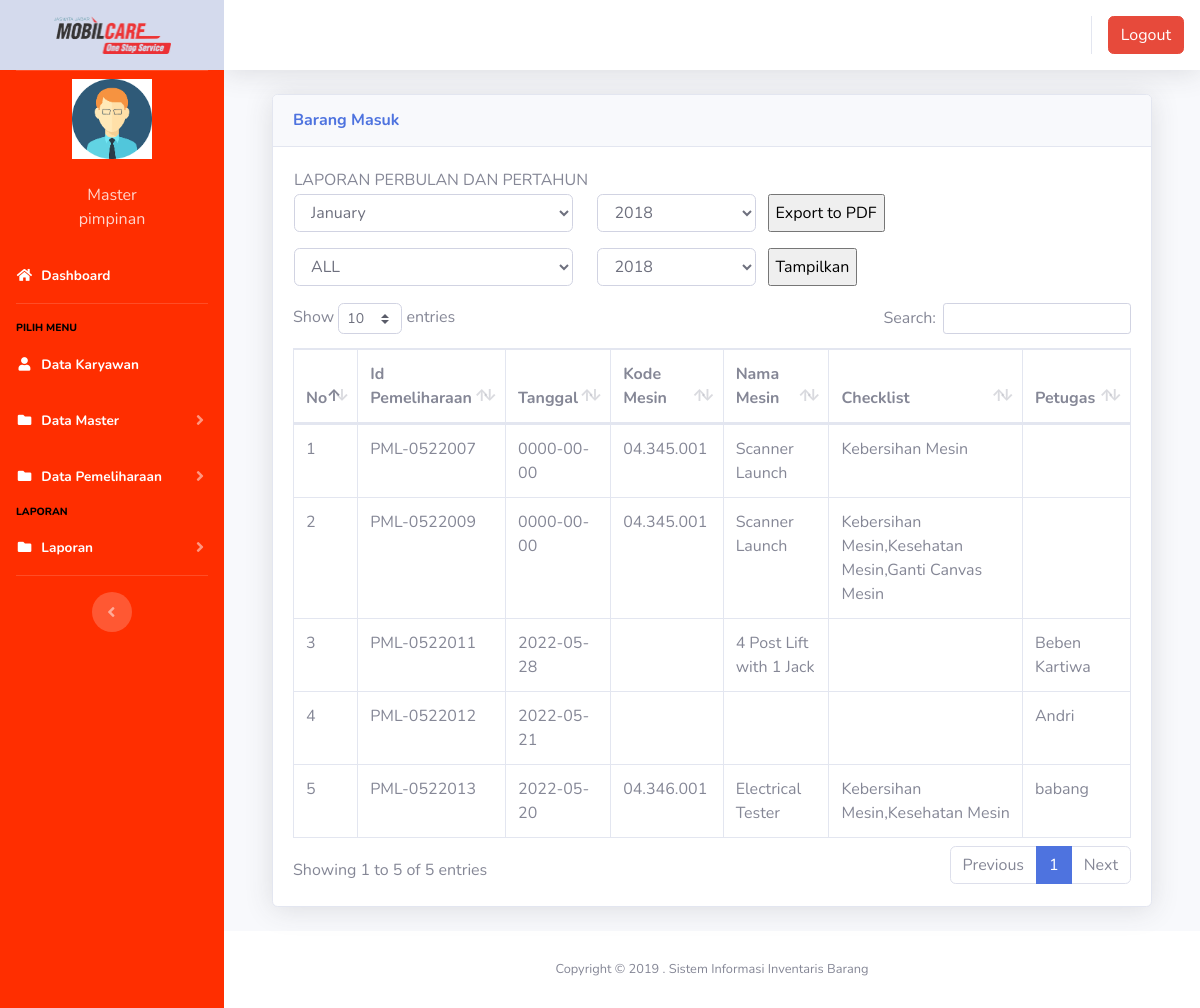
Page /index3.php?page=laporan_barangmasuk (signed in) on the committed database.
### tables this page shows
CREATE TABLE `users` (
  `id` int(11) NOT NULL,
  `nik` varchar(10) NOT NULL,
  `nama` varchar(100) NOT NULL,
  `alamat` varchar(200) NOT NULL,
  `telepon` varchar(100) NOT NULL,
  `username` varchar(100) NOT NULL,
  `password` varchar(100) NOT NULL,
  `jabatan` varchar(25) NOT NULL DEFAULT 'member',
  `foto` varchar(25) NOT NULL
);

CREATE TABLE `pemeliharaan` (
  `id` int(11) NOT NULL,
  `id_pemeliharaan` varchar(100) NOT NULL,
  `tanggal` date NOT NULL,
  `kode_barang` varchar(100) NOT NULL,
  `nama_mesin` varchar(500) NOT NULL,
  `checklist` varchar(500) NOT NULL,
  `catatan` varchar(500) NOT NULL,
  `petugas` varchar(200) NOT NULL,
  `jumlah` int(100) NOT NULL
);

### page/laporan/laporan_barangmasuk.php (the view, shortened to what this page needs)
<div class="container-fluid">
  <div class="card shadow mb-4">
    <div class="card-header py-3">
      <h6 class="m-0 font-weight-bold text-primary">Barang Masuk</h6>
    </div>
    <div class="card-body">
      <table>
        <tr>
          <td>
            LAPORAN PERBULAN DAN PERTAHUN
          </td>
        </tr>
        <tr>
          <td width="50%">
            <form action="page/laporan/export_laporan_barangmasuk_excel.php" method="post">
              <div class="row form-group">
                <div class="col-md-5">
                  <select class="form-control " name="bln">
                    <option value="1" selected="">January</option>
                  </select>
                </div>
                <div class="col-md-3">
                  <?php
                  $now = date('Y');
                  echo "<select name='thn' class='form-control'>";
                  for ($a = 2018; $a <= $now; $a++) {
                    echo "<option value='$a'>$a</option>";
                  }
                  echo "</select>";
                  ?>
                </div>
                <input type="submit" class="" name="submit" value="Export to PDF">
              </div>
            </form>
            <form id="Myform1">
              <div class="row form-group">
                <div class="col-md-5">
                  <select class="form-control " name="bln">
                    <option value="all" selected="">ALL</option>
                  </select>
                </div>
                <div class="col-md-3">
                  <?php
                  $now = date('Y');
                  echo "<select name='thn' class='form-control'>";
                  for ($a = 2018; $a <= $now; $a++) {
                    echo "<option value='$a'>$a</option>";
                  }
                  echo "</select>";
                  ?>
                </div>
                <input type="submit" class="" name="submit2" value="Tampilkan">
              </div>
            </form>
          </td>
      </table>
      <div class="tampung1">
        <div class="table-responsive">
          <table class="table table-bordered" id="dataTable" width="100%" cellspacing="0">
            <thead>
              <tr>
                <th>No</th>
                <th>Id Pemeliharaan</th>
                <th>Tanggal</th>
                <th>Kode Mesin</th>
                <th>Nama Mesin</th>
                <th>Checklist</th>
                <th>Petugas</th>
              </tr>
            </thead>
            <tbody>
              <?php
              $no = 1;
              $sql = $koneksi->query("select * from pemeliharaan");
              while ($data = $sql->fetch_assoc()) {
              ?>
                <tr>
                  <td><?php echo $no++; ?></td>
                  <td><?php echo $data['id_pemeliharaan'] ?></td>
                  <td><?php echo $data['tanggal'] ?></td>
                  <td><?php echo $data['kode_barang'] ?></td>
                  <td><?php echo $data['nama_mesin'] ?></td>
                  <td><?php echo $data['checklist'] ?></td>
                  <td><?php echo $data['petugas'] ?></td>
                </tr>
              <?php } ?>
            </tbody>
          </table>
        </div>
      </div>
    </div>
  </div>

### index3.php (shortened to what this page needs)
<?php
$koneksi = new mysqli("localhost", "root", "", "inventori");
?>
<!DOCTYPE html>
<html lang="en">
<head>
  <link href="vendor/fontawesome-free/css/all.min.css" rel="stylesheet" type="text/css">
  <link href="css/sb-admin-2.min.css" rel="stylesheet">
  <link href="vendor/datatables/dataTables.bootstrap4.min.css" rel="stylesheet">
</head>
<body id="page-top">
  <div id="wrapper">
    <ul class="navbar-nav sidebar sidebar-dark accordion" style="background-color: #FF2E00  ;" id="accordionSidebar">
      <a class="sidebar-brand d-flex align-items-center justify-content-center bg-light" href="index.php">
        <img src="img/logo1.png" width="117" height="38"></img>
      </a>
      <hr class="sidebar-divider my-0">
      <?php
      if ($_SESSION['pimpinan']) {
        $user = $_SESSION['pimpinan'];
      }
      $sql = $koneksi->query("select * from users where id='$user'");
      $data = $sql->fetch_assoc();
      ?>
      <li class="d-flex align-items-center justify-content-center">
        <a class="nav-link">
          <img src="img/<?php echo $data['foto'] ?>" class="img-circle" width="80" alt="User" /></a>
      </li>
      <li class="nav-item ">
        <a class="nav-link">
          <div class="d-flex align-items-center justify-content-center" class="name"> <?php echo  $data['nama']; ?></div>
          <div class="d-flex align-items-center justify-content-center" class="email"><?php echo $data['jabatan']; ?></div>
        </a>
      </li>
      <li class="nav-item active">
        <a class="nav-link" href="?page=home3">
          <i class="fas fa-fw fa-home"></i>
          <span>Dashboard</span></a>
      </li>
      <hr class="sidebar-divider">
      <div class="sidebar-heading">
        <h7 style="color: black;">pilih menu</h7>
      </div>
      <li class="nav-item active">
        <a class="nav-link" href="?page=pengguna">
          <i class="fas fa-fw fa-user"></i>
          <span>Data Karyawan</span></a>
      </li>
      <li class="nav-item active">
        <a class="nav-link collapsed" href="#" data-toggle="collapse" data-target="#collapseData" aria-expanded="true" aria-controls="collapseData">
          <i class="fas fa-fw fa-folder"></i>
          <span>Data Master</span>
        </a>
      </li>
      <li class="nav-item active">
        <a class="nav-link collapsed" href="#" data-toggle="collapse" data-target="#collapsePages" aria-expanded="true" aria-controls="collapsePages">
          <i class="fas fa-fw fa-folder"></i>
          <span>Data Pemeliharaan</span>
        </a>
      </li>
      <div class="sidebar-heading">
        <h7 style="color: black;">laporan</h7>
      </div>
      <li class="nav-item active">
        <a class="nav-link collapsed" href="#" data-toggle="collapse" data-target="#collapseLaporan" aria-expanded="true" aria-controls="collapseLaporan">
          <i class="fas fa-fw fa-folder"></i>
          <span>Laporan</span>
        </a>
      </li>
      <hr class="sidebar-divider d-none d-md-block">
      <div class="text-center d-none d-md-inline">
        <button class="rounded-circle border-0" id="sidebarToggle"></button>
      </div>
    </ul>
    <div id="content-wrapper" class="d-flex flex-column">
      <div id="content">
        <nav class="navbar navbar-expand navbar-light bg-white topbar mb-4 static-top shadow">
          <ul class="navbar-nav ml-auto">
            <li class="nav-item dropdown no-arrow">
              <div class="top-menu">
                <ul class="nav pull-right top-menu">
                  <li><a onclick="return confirm('Apakah anda yakin akan logout?')" class="btn btn-danger" class="logout" href="logout.php">Logout</a></li>
                </ul>
              </div>
            </li>
          </ul>
        </nav>
        <div class="container-fluid">
          <section class="content">
            <?php
            $page = $_GET['page'];
            $aksi = $_GET['aksi'];
            if ($page == "laporan_barangmasuk") {
              if ($aksi == "") {
                include "page/laporan/laporan_barangmasuk.php";
              }
            }
            ?>
          </section>
        </div>
        <footer class="sticky-footer bg-white">
          <div class="container my-auto">
            <div class="copyright text-center my-auto">
              <span>Copyright &copy; 2019 . Sistem Informasi Inventaris Barang</span>
            </div>
          </div>
        </footer>
      </div>
    </div>
  </div>
</body>
</html>

### rows in the picture
users: foto (picture), nama "Master", jabatan "pimpinan"
pemeliharaan: id_pemeliharaan "PML-0522007", tanggal "0000-00-00", kode_barang "04.345.001", nama_mesin "Scanner Launch", checklist "Kebersihan Mesin"
pemeliharaan: id_pemeliharaan "PML-0522009", tanggal "0000-00-00", kode_barang "04.345.001", nama_mesin "Scanner Launch", checklist "Kebersihan Mesin,Kesehatan Mesin,Ganti Canvas Mesin"
pemeliharaan: id_pemeliharaan "PML-0522011", tanggal "2022-05-28", nama_mesin "4 Post Lift with 1 Jack", petugas "Beben Kartiwa"
pemeliharaan: id_pemeliharaan "PML-0522012", tanggal "2022-05-21", petugas "Andri"
pemeliharaan: id_pemeliharaan "PML-0522013", tanggal "2022-05-20", kode_barang "04.346.001", nama_mesin "Electrical Tester", checklist "Kebersihan Mesin,Kesehatan Mesin", petugas "babang"

### other values in the picture
form field thn "2018"
